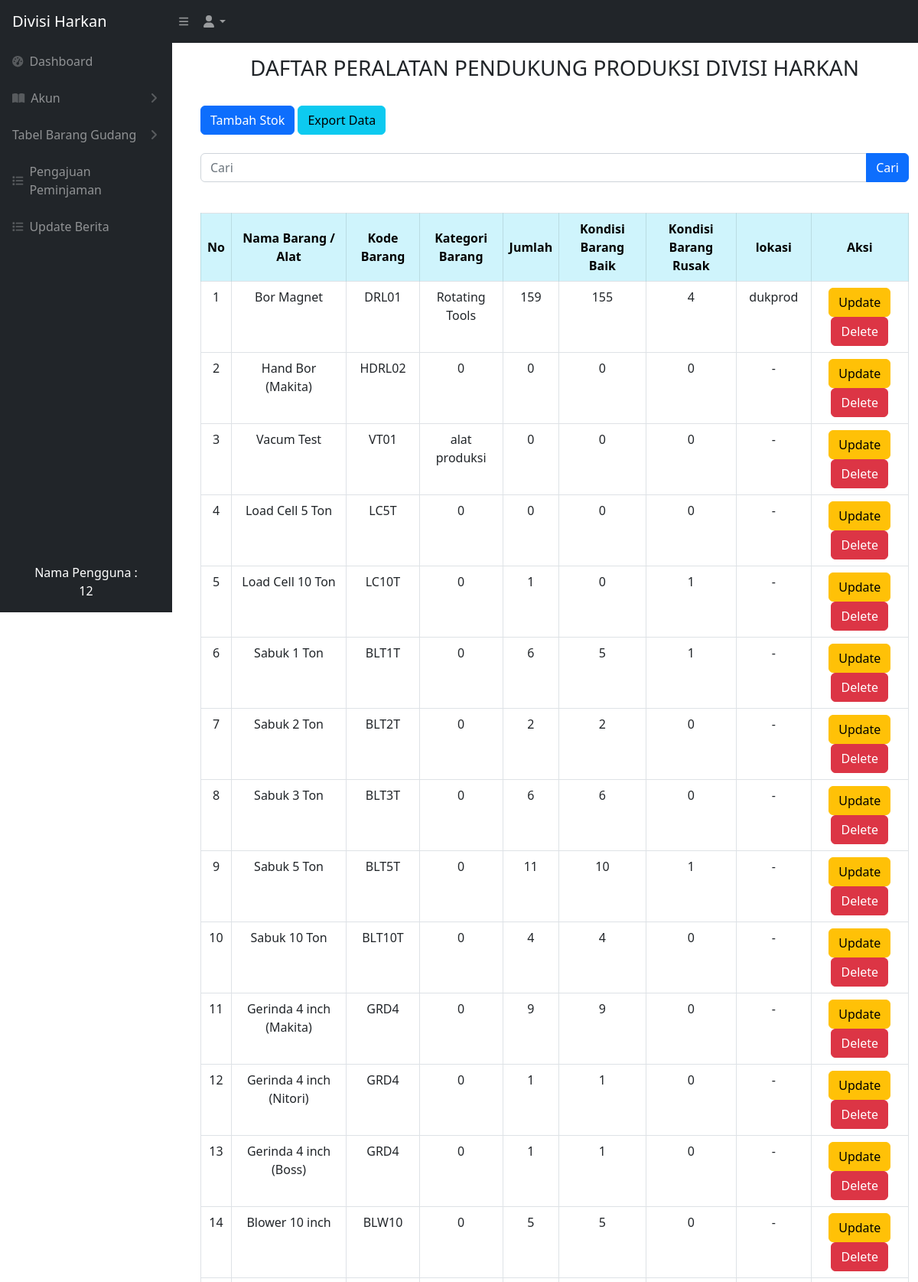
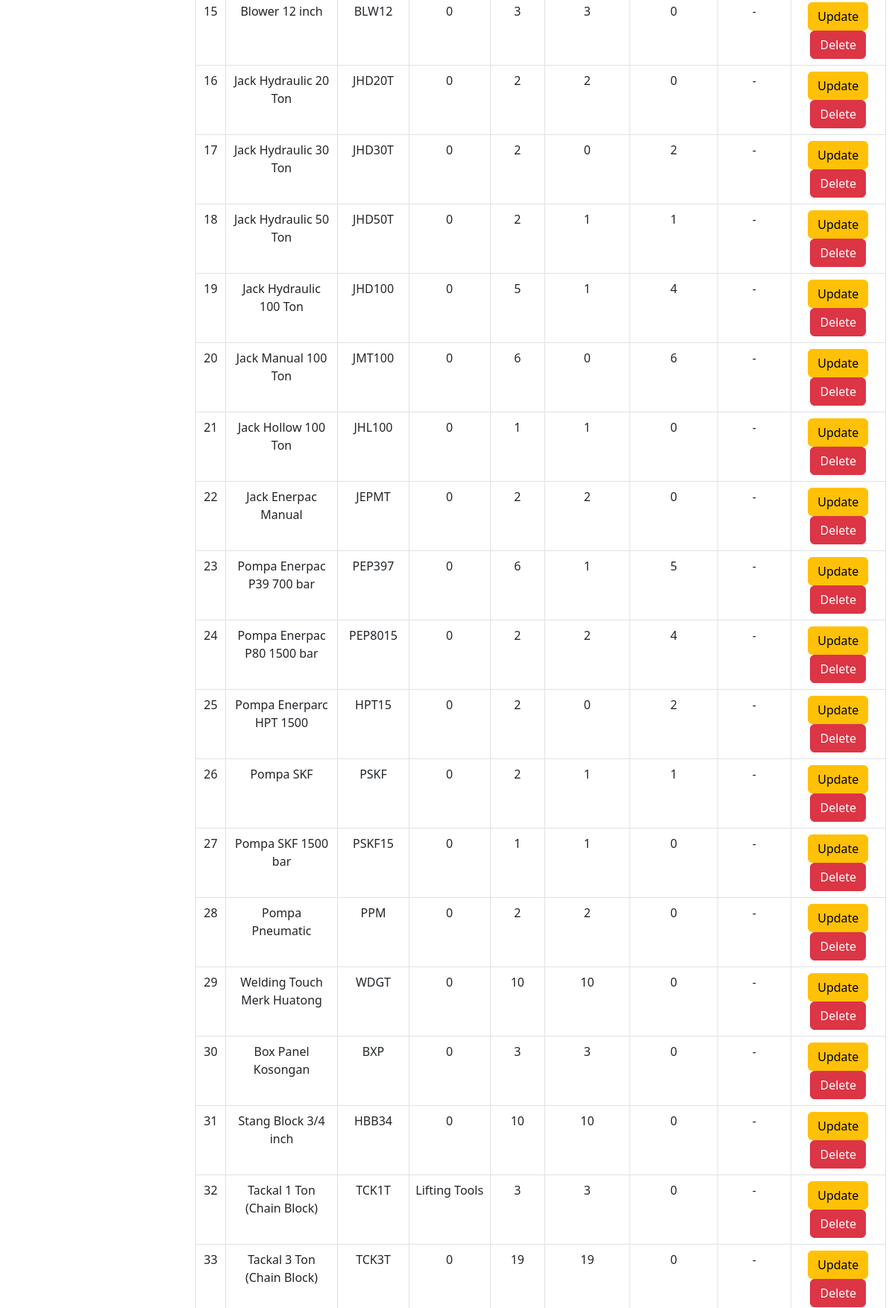
Page /alat_produksi.php (signed in, upper part) on the committed database (2 pictures, top to bottom).
### tables this page shows
CREATE TABLE `alat_produksi` (
  `idbarang` int NOT NULL,
  `namabarang` varchar(512) NOT NULL,
  `kodebarang` varchar(100) NOT NULL,
  `kategoribarang` varchar(512) NOT NULL,
  `jumlah` int NOT NULL,
  `baik` int NOT NULL,
  `rusak` int NOT NULL,
  `lokasi` varchar(512) NOT NULL,
  `kategori_id` int NOT NULL
);

### alat_produksi.php (the view, shortened to what this page needs)
<?php
require 'controller/koneksi.php';
$query = "SELECT * FROM alat_produksi";
?>
<!DOCTYPE html>
<html lang="en">
<head>
    <link href="css/styles.css" rel="stylesheet" />
</head>
<?php include 'sidebar.php' ?>
<br>
<br>
<body>
    <main id="main-content" class="<?= isset($_GET['sidebarClosed']) ? '' : 'main-with-sidebar' ?>">
        <div class="container-fluid px-4">
            <h3 class="mt-4 text-center">DAFTAR PERALATAN PENDUKUNG PRODUKSI DIVISI HARKAN</h3>
        </div>
        <br>
        <div class="container -fluid">
            <div class="card-mb-4">
                <button type="button" class="btn btn-primary" data-bs-toggle="modal" data-bs-target="#myModal">
                    Tambah Stok
                </button>
                <a href="export.php" class="btn btn-info">Export Data</a>
                <br>
                <br>
                <form action="alat_produksi.php" method="GET">
                    <div class="input-group mb-3">
                        <input type="text" value="" class="form-control" placeholder="Cari" name="cari">
                        <button type="submit" class="btn btn-primary">Cari</button>
                    </div>
                </form>
                <br>
                <div class="card-body">
                    <div class="table table-responsive">
                        <table class="table table-bordered" id="dataTable" width="100" cellspacing="0">
                            <thead>
                                <tr>
                                    <th class="table-info text-center align-middle">No</th>
                                    <th class="table-info text-center align-middle">Nama Barang / Alat</th>
                                    <th class="table-info text-center align-middle">Kode Barang</th>
                                    <th class="table-info text-center align-middle">Kategori Barang</th>
                                    <th class="table-info text-center align-middle">Jumlah</th>
                                    <th class="table-info text-center align-middle">Kondisi Barang Baik</th>
                                    <th class="table-info text-center align-middle">Kondisi Barang Rusak</th>
                                    <th class="table-info text-center align-middle">lokasi</th>
                                    <th class="table-info text-center align-middle">Aksi</th>
                                </tr>
                            </thead>
                            <tbody>
                                <?php
                                $i = 1;
                                $ambilsemuadatabarang = mysqli_query($conn, $query);
                                while ($data = mysqli_fetch_array($ambilsemuadatabarang)) {
                                    $namabarang = $data['namabarang'];
                                    $kodebarang = $data['kodebarang'];
                                    $kategoribarang = $data['kategoribarang'];
                                    $jumlah = $data['jumlah'];
                                    $barangbaik = $data['baik'];
                                    $barangrusak = $data['rusak'];
                                    $lokasi = $data['lokasi'];
                                    $idb = $data['idbarang'];
                                ?>
                                    <tr>
                                        <td style="text-align: center;"><?= $i++ ?></td>
                                        <td style="text-align: center;"><?= $namabarang ?></td>
                                        <td style="text-align: center;"><?= $kodebarang ?></td>
                                        <td style="text-align: center;"><?= $kategoribarang ?></td>
                                        <td style="text-align: center;"><?= $jumlah ?></td>
                                        <td style="text-align: center;"><?= $barangbaik ?></td>
                                        <td style="text-align: center;"><?= $barangrusak ?></td>
                                        <td style="text-align: center;"><?= $lokasi ?></td>
                                        <td style="text-align: center;">
                                            <button type="button" class="btn btn-warning" data-bs-toggle="modal" data-bs-target="#edit<?= $idb; ?>">
                                                Update
                                            </button>
                                            <button type="button" class="btn btn-danger" data-bs-toggle="modal" data-bs-target="#delete<?= $idb; ?>">
                                                Delete
                                            </button>
                                        </td>
                                    </tr>
                                <?php
                                };
                                ?>
                            </tbody>
                        </table>
    </main>
</body>
</html>

### rows in the picture
alat_produksi: namabarang "Bor Magnet", kodebarang "DRL01", kategoribarang "Rotating Tools", jumlah "159", baik "155", rusak "4", lokasi "dukprod"
alat_produksi: namabarang "Hand Bor (Makita)", kodebarang "HDRL02", kategoribarang "0", jumlah "0", baik "0", rusak "0", lokasi "-"
alat_produksi: namabarang "Vacum Test", kodebarang "VT01", kategoribarang "alat produksi", jumlah "0", baik "0", rusak "0", lokasi "-"
alat_produksi: namabarang "Load Cell 5 Ton", kodebarang "LC5T", kategoribarang "0", jumlah "0", baik "0", rusak "0", lokasi "-"
alat_produksi: namabarang "Load Cell 10 Ton", kodebarang "LC10T", kategoribarang "0", jumlah "1", baik "0", rusak "1", lokasi "-"
alat_produksi: namabarang "Sabuk 1 Ton", kodebarang "BLT1T", kategoribarang "0", jumlah "6", baik "5", rusak "1", lokasi "-"
alat_produksi: namabarang "Sabuk 2 Ton", kodebarang "BLT2T", kategoribarang "0", jumlah "2", baik "2", rusak "0", lokasi "-"
alat_produksi: namabarang "Sabuk 3 Ton", kodebarang "BLT3T", kategoribarang "0", jumlah "6", baik "6", rusak "0", lokasi "-"
alat_produksi: namabarang "Sabuk 5 Ton", kodebarang "BLT5T", kategoribarang "0", jumlah "11", baik "10", rusak "1", lokasi "-"
alat_produksi: namabarang "Sabuk 10 Ton", kodebarang "BLT10T", kategoribarang "0", jumlah "4", baik "4", rusak "0", lokasi "-"
alat_produksi: namabarang "Gerinda 4 inch (Makita)", kodebarang "GRD4", kategoribarang "0", jumlah "9", baik "9", rusak "0", lokasi "-"
alat_produksi: namabarang "Gerinda 4 inch (Nitori)", kodebarang "GRD4", kategoribarang "0", jumlah "1", baik "1", rusak "0", lokasi "-"
alat_produksi: namabarang "Gerinda 4 inch (Boss)", kodebarang "GRD4", kategoribarang "0", jumlah "1", baik "1", rusak "0", lokasi "-"
alat_produksi: namabarang "Blower 10 inch", kodebarang "BLW10", kategoribarang "0", jumlah "5", baik "5", rusak "0", lokasi "-"
alat_produksi: namabarang "Blower 12 inch", kodebarang "BLW12", kategoribarang "0", jumlah "3", baik "3", rusak "0", lokasi "-"
alat_produksi: namabarang "Jack Hydraulic 20 Ton", kodebarang "JHD20T", kategoribarang "0", jumlah "2", baik "2", rusak "0", lokasi "-"
alat_produksi: namabarang "Jack Hydraulic 30 Ton", kodebarang "JHD30T", kategoribarang "0", jumlah "2", baik "0", rusak "2", lokasi "-"
alat_produksi: namabarang "Jack Hydraulic 50 Ton", kodebarang "JHD50T", kategoribarang "0", jumlah "2", baik "1", rusak "1", lokasi "-"
alat_produksi: namabarang "Jack Hydraulic 100 Ton", kodebarang "JHD100", kategoribarang "0", jumlah "5", baik "1", rusak "4", lokasi "-"
alat_produksi: namabarang "Jack Manual 100 Ton", kodebarang "JMT100", kategoribarang "0", jumlah "6", baik "0", rusak "6", lokasi "-"
alat_produksi: namabarang "Jack Hollow 100 Ton", kodebarang "JHL100", kategoribarang "0", jumlah "1", baik "1", rusak "0", lokasi "-"
alat_produksi: namabarang "Jack Enerpac Manual", kodebarang "JEPMT", kategoribarang "0", jumlah "2", baik "2", rusak "0", lokasi "-"
alat_produksi: namabarang "Pompa Enerpac P39 700 bar", kodebarang "PEP397", kategoribarang "0", jumlah "6", baik "1", rusak "5", lokasi "-"
alat_produksi: namabarang "Pompa Enerpac P80 1500 bar", kodebarang "PEP8015", kategoribarang "0", jumlah "2", baik "2", rusak "4", lokasi "-"
alat_produksi: namabarang "Pompa Enerparc HPT 1500", kodebarang "HPT15", kategoribarang "0", jumlah "2", baik "0", rusak "2", lokasi "-"
alat_produksi: namabarang "Pompa SKF", kodebarang "PSKF", kategoribarang "0", jumlah "2", baik "1", rusak "1", lokasi "-"
alat_produksi: namabarang "Pompa SKF 1500 bar", kodebarang "PSKF15", kategoribarang "0", jumlah "1", baik "1", rusak "0", lokasi "-"
alat_produksi: namabarang "Pompa Pneumatic", kodebarang "PPM", kategoribarang "0", jumlah "2", baik "2", rusak "0", lokasi "-"
alat_produksi: namabarang "Welding Touch Merk Huatong", kodebarang "WDGT", kategoribarang "0", jumlah "10", baik "10", rusak "0", lokasi "-"
alat_produksi: namabarang "Box Panel Kosongan", kodebarang "BXP", kategoribarang "0", jumlah "3", baik "3", rusak "0", lokasi "-"
alat_produksi: namabarang "Stang Block 3/4 inch", kodebarang "HBB34", kategoribarang "0", jumlah "10", baik "10", rusak "0", lokasi "-"
alat_produksi: namabarang "Tackal 1 Ton (Chain Block)", kodebarang "TCK1T", kategoribarang "Lifting Tools", jumlah "3", baik "3", rusak "0", lokasi "-"
alat_produksi: namabarang "Tackal 3 Ton (Chain Block)", kodebarang "TCK3T", kategoribarang "0", jumlah "19", baik "19", rusak "0", lokasi "-"

### other values in the picture
$_SESSION['nama'] "12"
